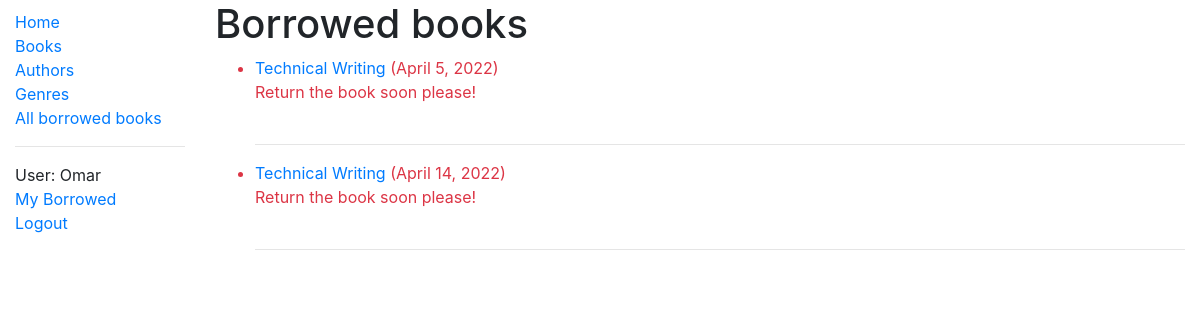
Page /catalog/mybooks/ (signed in) on the earlier database version.
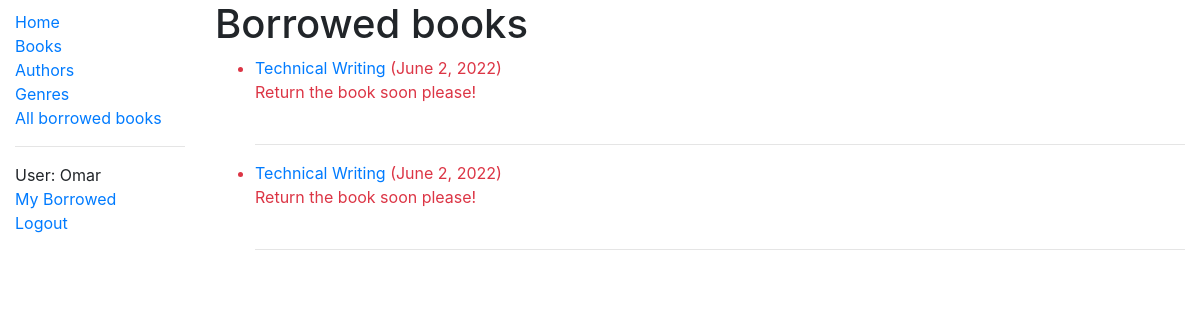
Same page on the later database version.
### catalog/models.py (models this page shows, shortened)
class BookInstance(models.Model):
    id = models.UUIDField(primary_key=True, default=uuid.uuid4,
                          help_text = 'Unique ID for this particular book across whole library')
    book = models.ForeignKey('Book', on_delete = models.RESTRICT, null=True)
    imprint = models.CharField(max_length=200)
    due_back = models.DateField(null=True, blank=True)
    LOAN_STATUS = (
        ('m', 'Maintenance'),
        ('o', 'On loan'),
        ('a', 'Available'),
        ('r', 'Reserved'),
    )
    status = models.CharField(max_length = 1, choices = LOAN_STATUS,
                              default= 'a', help_text='Book availability',
                              blank = True
                              )
    borrower = models.ForeignKey(User, on_delete= models.SET_NULL, null=True, blank=True)
    class Meta:
        ordering = ['due_back']
        permissions = (('can_mark_returned','Set book as returned'),('can_view_book_instance', 'Can view book instance'))
    @property
    def is_overdue(self):
        if self.due_back and date.today() > self.due_back:
            return True
        return False

class Book(models.Model):
    title = models.CharField(max_length=60, help_text="Book title")
    author = models.ForeignKey(Author, on_delete = models.SET_NULL, null=True)
    summery = models.TextField(max_length = 200,
                               help_text="write a brief summary of the book")
    isbn = models.CharField('ISBN', max_length=13, unique=True,
                            help_text = 'ISBN is maximum length of 13')
    gener = models.ManyToManyField('Gener', help_text='Select a genre for this book')
    lang = models.ForeignKey(Languages, on_delete = models.SET_NULL,
                             null = True)
    class Meta:
        permissions = (('view_book_c','View book instances'), ('can_create_book', 'Can create book'))  # 'Can create book' == 'Can edite book' or 'Can change book'
    def display_gener(self):
        return ', '.join(gener.name for gener in self.gener.all()[:3])
    display_gener.short_description = 'Gener'

### catalog/views.py (the view)
# urls.py: path('mybooks/', views.LoanedBooksByUserListView.as_view(), name = 'my-borrowed'),
class LoanedBooksByUserListView(LoginRequiredMixin, ListView):
    model = BookInstance
    template_name = 'user/bookinstance_list_borrowed_user.html'
    pagenated_by = 10
    def get_queryset(self):
        return BookInstance.objects.filter(borrower= self.request.user).filter(status__exact='o').order_by('due_back')

### catalog/templates/user/bookinstance_list_borrowed_user.html
{% extends 'base_generic.html' %}
{% block content %}
        <h1>Borrowed books</h1>
        {% if bookinstance_list %}
        <ul>
        {% for bookinst in bookinstance_list %}
        <li class="{% if bookinst.is_overdue %}text-danger{% endif %}">
            <a href="{% url 'book-detail' bookinst.book.pk %}">{{bookinst.book.title}}</a> ({{ bookinst.due_back }})
            <br>{% if bookinst.is_overdue %} Return the book soon please!{% endif %}
        </li>
        <br>
        <hr>
        {% endfor %}
        </ul>
        {% else %}
        <p>There are no books borrowed.</p>
        {% endif %}
{% endblock %}

Differences in the rows shown:
changed BookInstance (number 1 of 2 on the later page): due_back "April 5, 2022" → "June 2, 2022"
changed BookInstance (number 2 of 2 on the later page): due_back "April 14, 2022" → "June 2, 2022"
